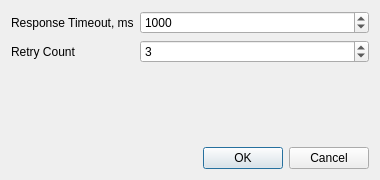
<?xml version="1.0" encoding="UTF-8"?>
<ui version="4.0">
 <class>ConnectionSettingsDialog</class>
 <widget class="QDialog" name="ConnectionSettingsDialog">
  <property name="geometry">
   <rect>
    <x>0</x>
    <y>0</y>
    <width>380</width>
    <height>180</height>
   </rect>
  </property>
  <property name="windowTitle">
   <string>Connection Settings</string>
  </property>
  <layout class="QVBoxLayout" name="verticalLayout">
   <item>
    <layout class="QFormLayout" name="formConnection">
     <item row="0" column="0">
      <widget class="QLabel" name="lblRespTimeout">
       <property name="text">
        <string>Response Timeout, ms</string>
       </property>
      </widget>
     </item>
     <item row="0" column="1">
      <widget class="QSpinBox" name="spinRespTimeout">
       <property name="minimum">
        <number>100</number>
       </property>
       <property name="maximum">
        <number>10000</number>
       </property>
       <property name="value">
        <number>1000</number>
       </property>
      </widget>
     </item>
     <item row="1" column="0">
      <widget class="QLabel" name="lblRetries">
       <property name="text">
        <string>Retry Count</string>
       </property>
      </widget>
     </item>
     <item row="1" column="1">
      <widget class="QSpinBox" name="spinRetries">
       <property name="maximum">
        <number>10</number>
       </property>
       <property name="value">
        <number>3</number>
       </property>
      </widget>
     </item>
    </layout>
   </item>
   <item>
    <spacer name="verticalSpacer">
     <property name="orientation">
      <enum>Qt::Vertical</enum>
     </property>
     <property name="sizeHint" stdset="0">
      <size>
       <width>20</width>
       <height>10</height>
      </size>
     </property>
    </spacer>
   </item>
   <item>
    <widget class="QDialogButtonBox" name="buttonBox">
     <property name="standardButtons">
      <set>QDialogButtonBox::Cancel|QDialogButtonBox::Ok</set>
     </property>
    </widget>
   </item>
  </layout>
 </widget>
 <resources/>
 <connections/>
</ui>
